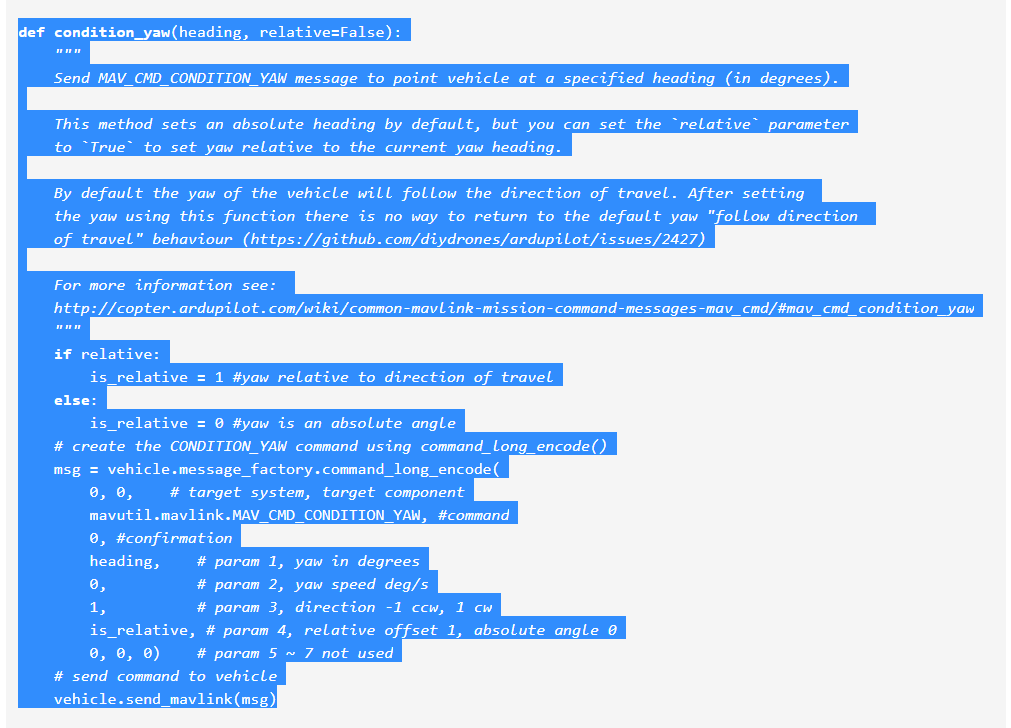
#> input picture Capture2.PNG, 1011 x 728 px, given in place of the camera
$ python transform.py
#> lines starting #> are read from the running program, lines starting #| are printed output that depends on the picture
# import the necessary packages
import numpy as np
import cv2
import imutils
import argparse

def order_points(pts):
	# initialzie a list of coordinates that will be ordered
	# such that the first entry in the list is the top-left,
	# the second entry is the top-right, the third is the
	# bottom-right, and the fourth is the bottom-left
	rect = np.zeros((4, 2), dtype = "float32")

	# the top-left point will have the smallest sum, whereas
	# the bottom-right point will have the largest sum
	s = pts.sum(axis = 1)
	rect[0] = pts[np.argmin(s)]
	rect[2] = pts[np.argmax(s)]

	# now, compute the difference between the points, the
	# top-right point will have the smallest difference,
	# whereas the bottom-left will have the largest difference
	diff = np.diff(pts, axis = 1)
	rect[1] = pts[np.argmin(diff)]
	rect[3] = pts[np.argmax(diff)]

	# return the ordered coordinates
	return rect


def four_point_transform(image, pts):
	# obtain a consistent order of the points and unpack them
	# individually
	rect = order_points(pts)
	(tl, tr, br, bl) = rect

	# compute the width of the new image, which will be the
	# maximum distance between bottom-right and bottom-left
	# x-coordiates or the top-right and top-left x-coordinates
	widthA = np.sqrt(((br[0] - bl[0]) ** 2) + ((br[1] - bl[1]) ** 2))
	widthB = np.sqrt(((tr[0] - tl[0]) ** 2) + ((tr[1] - tl[1]) ** 2))
	maxWidth = max(int(widthA), int(widthB))

	# compute the height of the new image, which will be the
	# maximum distance between the top-right and bottom-right
	# y-coordinates or the top-left and bottom-left y-coordinates
	heightA = np.sqrt(((tr[0] - br[0]) ** 2) + ((tr[1] - br[1]) ** 2))
	heightB = np.sqrt(((tl[0] - bl[0]) ** 2) + ((tl[1] - bl[1]) ** 2))
	maxHeight = max(int(heightA), int(heightB))

	# now that we have the dimensions of the new image, construct
	# the set of destination points to obtain a "birds eye view",
	# (i.e. top-down view) of the image, again specifying points
	# in the top-left, top-right, bottom-right, and bottom-left
	# order
	dst = np.array([
		[0, 0],
		[maxWidth - 1, 0],
		[maxWidth - 1, maxHeight - 1],
		[0, maxHeight - 1]], dtype = "float32")

	# compute the perspective transform matrix and then apply it
	M = cv2.getPerspectiveTransform(rect, dst)
	warped = cv2.warpPerspective(image, M, (maxWidth, maxHeight))

	# return the warped image
	return warped
# constr
# load the image and grab the source coordinates (i.e. the list of
# of (x, y) points)
# NOTE: using the 'eval' function is bad form, but for this example
# let's just roll with it -- in future posts I'll show you how to
# automatically determine the coordinates without pre-supplying them
'''image = cv2.imread(args["image"])'''

# load the image and grab the source coordinates (i.e. the list of
# of (x, y) points)
perspx = 120 # Don't change this as it changes the height of the warped image.
pts = np.array([(0+perspx, 0), (319-perspx, 0),(319,239),(0, 239) ] , dtype = "float32")
camera=cv2.VideoCapture(0)
while True:
	ret,image=camera.read()
#> image is the input picture: shape (728, 1011, 3); mean B, G, R 248.4, 208.3, 175.5
	if image is None:
		continue
	image = imutils.resize(image,width= 240,height=320)
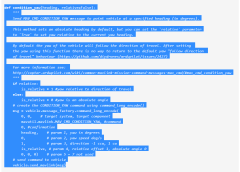
#> image: shape (172, 240, 3); mean B, G, R 248.3, 208.3, 175.5
	warped = four_point_transform(image, pts)
#> in four_point_transform, `warped = cv2.warpPerspective(image, M, (maxWidth, maxHeight))`:
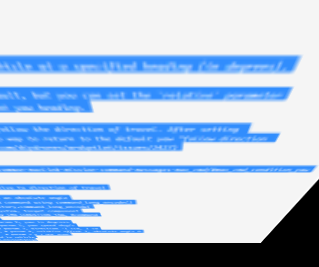
#> warped: shape (267, 319, 3); mean B, G, R 219.8, 193.2, 171.4

	cv2.imshow("Original", image)
	cv2.imshow("Warped", warped)
	if cv2.waitKey(1) & 0xFF == ord('q'):
#> (key q is pressed here)
		break

cv2.destroyAllWindows()
